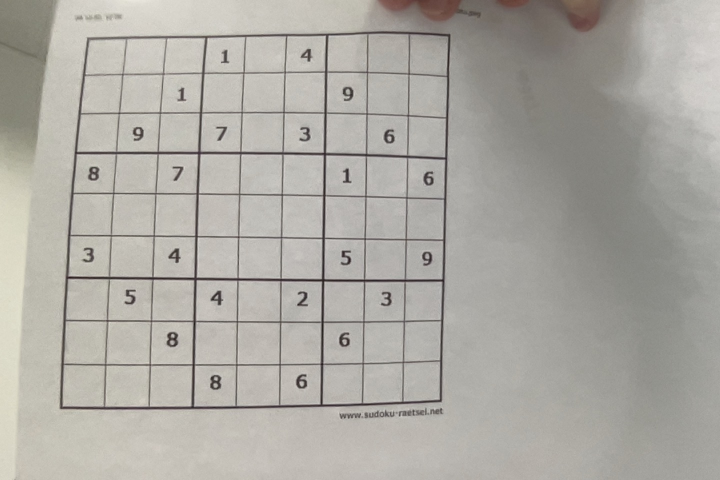
#> input picture RecordedImages/testimage.jpg, 1440 x 960 px (shown at 1/2 size)
$ python -i SudokuProcessing.py   (imports and definitions only)   (older library calls are emulated)
#> lines starting #> are read from the running program, lines starting #| are printed output that depends on the picture; after the words box and inside, x2 and y2 are one past the last pixel; in counts of white or black regions, pixels touching at a corner belong together
import cv2
import numpy as np
import time
from array import *
import pytesseract
from PIL import Image
from SudokuSolver import *
from scipy import spatial
from tkinter import *
from PIL import Image, ImageTk
from datetime import datetime

# [84 lines left out: functions setmatrix, label_image, get_contoursandcorner, imagewarping, not called in this run]

def imagegrid(img):
    """Subdivide Image into squares and convert image to number
    :param img: Required Grayscale Image
    :return: Grayscale Image
    """
    img_blur = cv2.GaussianBlur(img, (3,3), 1)
    img_thresh= cv2.adaptiveThreshold(img_blur, 255,cv2.ADAPTIVE_THRESH_GAUSSIAN_C,cv2.THRESH_BINARY_INV,15,4)
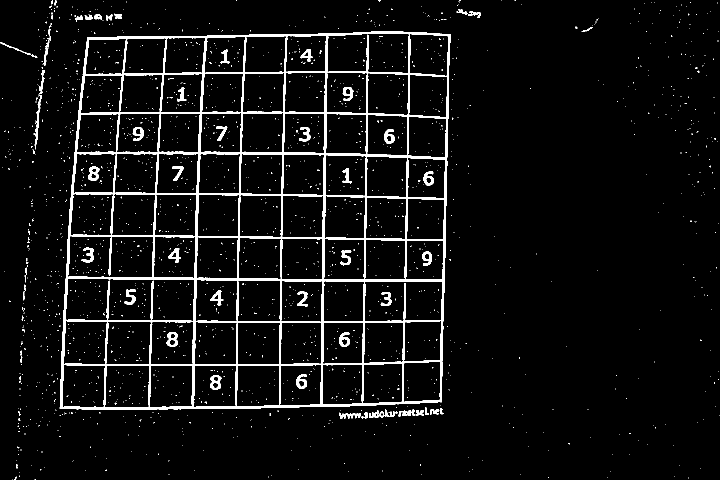
#> img_thresh: shape (960, 1440) (shown at 1/2 size); 5.4% white; 2006 white regions (1946 under 20 px), largest, box (x1, y1, x2, y2) and area: (119, 62, 901, 819) 58268, (333, 664, 356, 694) 411, (420, 750, 443, 780) 392

    kernelcl = np.ones((3,3),np.uint8)
    img_morph=cv2.morphologyEx(img_thresh, cv2.MORPH_CLOSE, kernelcl)
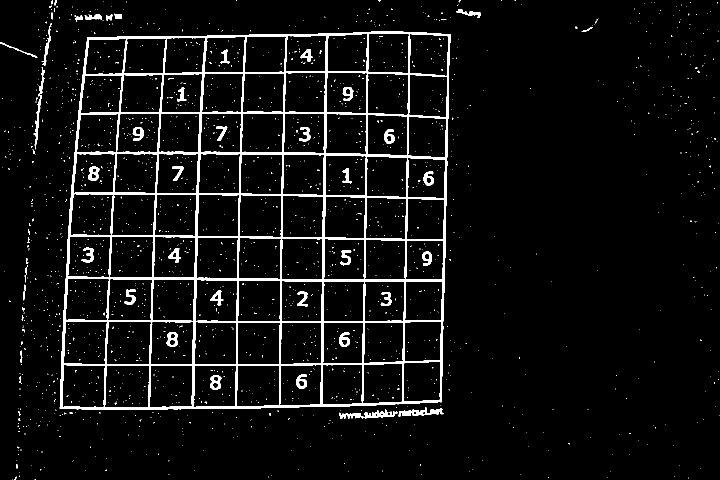
#> img_morph: shape (960, 1440) (shown at 1/2 size); 5.4% white; 1945 white regions (1893 under 20 px), largest, box (x1, y1, x2, y2) and area: (119, 62, 901, 819) 58658, (679, 819, 795, 838) 877, (797, 815, 887, 833) 734

    cdstP = cv2.cvtColor(img_morph, cv2.COLOR_GRAY2BGR)
    linesP = cv2.HoughLinesP(img_morph, 1, np.pi / 180, 50, None, 50, 10)
#> linesP = 211 rows, first 6: [384, 745, 405, 129], [641, 813, 654, 67], [174, 78, 723, 68], [723, 835, 737, 64], [806, 807, 819, 64], [197, 385, 892, 397]
    #create new image
    blank_image = np.zeros((cdstP.shape[0],cdstP.shape[1],3), np.uint8)
    blank_image=255-blank_image
    if linesP is not None:
        for i in range(0, len(linesP)):
            #Grid wird nicht komplett ausgefüllt
            l = linesP[i][0]
            cv2.line(blank_image, (l[0], l[1]), (l[2], l[3]), (0,0,0), 3, cv2.LINE_AA)
            cv2.line(cdstP, (l[0], l[1]), (l[2], l[3]), (0,0,0), 3, cv2.LINE_AA)
#> this loop made 211 passes
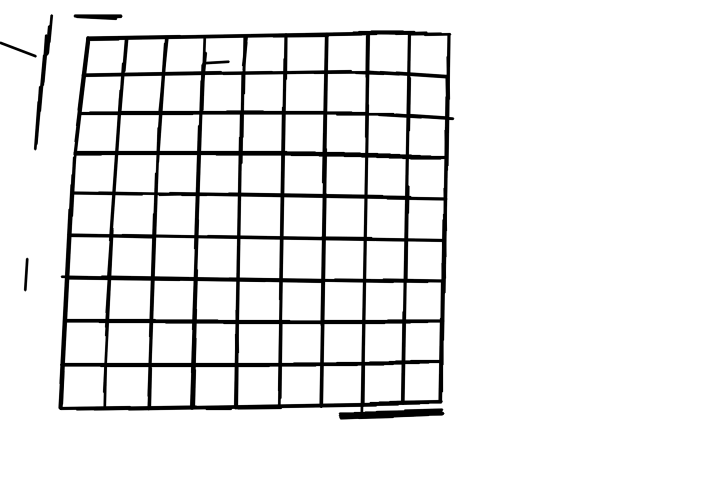
#> blank_image: shape (960, 1440, 3) (shown at 1/2 size); min 0, max 255, mean 233.2
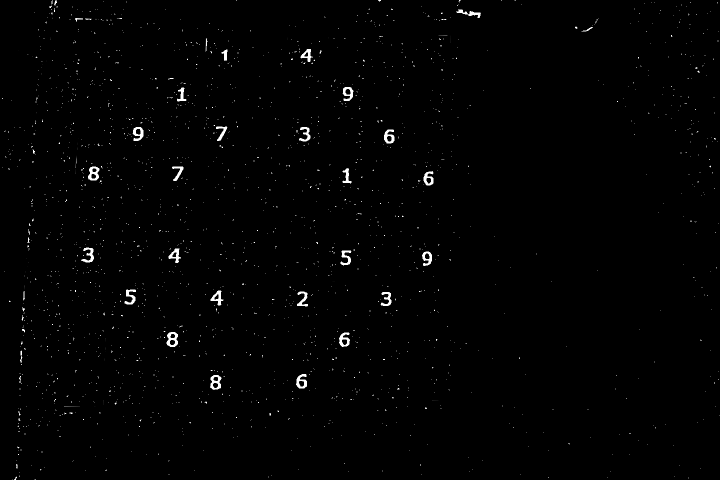
#> cdstP: shape (960, 1440, 3) (shown at 1/2 size); min 0, max 255, mean 2.4
    return cdstP

# [66 lines left out: functions get_sudokugrid, imagecontrast, imageprocessing, not called in this run]


>>> import cv2
>>> picture = cv2.imread('RecordedImages/testimage.jpg', cv2.IMREAD_GRAYSCALE)
>>> result = imagegrid(picture)
